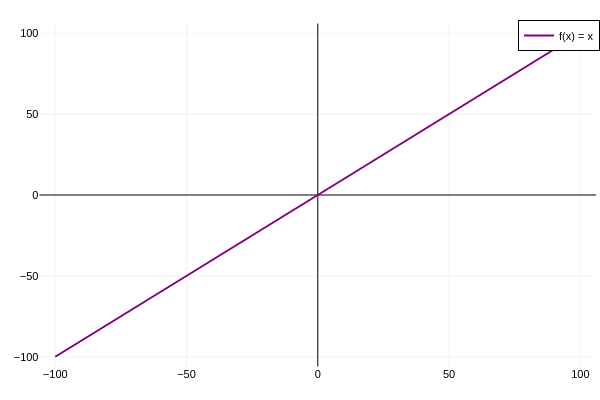

Notebook source saved alongside this figure:
### Markdown cell above
<a id="example-linear"></a>
#### Linear Function

**Mathematical Concept:**
A first-degree polynomial representing a constant rate of change.
$$ f(x) = x $$

**Modeling Objective:**
Visualize direct proportionality and linear mapping.

[↑ Back to Table of Contents](#table-of-contents)

### Code cell
x = -100:0.1:100
f(x) = x

plot(x, f(x), 
     label="f(x) = x",
     color=:purple, 
     lw=2,
     framestyle=:zerolines,
     grid=true)

### Figure 1 — Plotly figure (JSON) as saved in the notebook; plotly's stock layout.template omitted (floating-point values rounded to 4 significant figures; data arrays with more than 128 entries replaced by an {"elided": "..."} marker saying what was removed)
{"data": [{"colorbar": {"len": 0.9525, "title": "", "x": 0.9934, "y": 0.5139}, "legendgroup": "f(x) = x", "line": {"color": "rgba(128, 0, 128, 1.000)", "dash": "solid", "shape": "linear", "width": 2}, "mode": "lines", "name": "f(x) = x", "showlegend": true, "type": "scatter", "x": {"elided": "2001 float values"}, "xaxis": "x", "y": {"elided": "2001 float values"}, "yaxis": "y"}], "layout": {"annotations": [], "height": 400, "legend": {"bgcolor": "rgba(255, 255, 255, 1.000)", "bordercolor": "rgba(0, 0, 0, 1.000)", "borderwidth": 1, "font": {"color": "rgba(0, 0, 0, 1.000)", "family": "sans-serif", "size": 11}, "title": {"font": {"color": "rgba(0, 0, 0, 1.000)", "family": "sans-serif", "size": 15}, "text": ""}, "tracegroupgap": 0, "traceorder": "normal", "x": 1, "xanchor": "auto", "y": 1, "yanchor": "auto"}, "margin": {"b": 20, "l": 0, "r": 0, "t": 20}, "paper_bgcolor": "rgba(255, 255, 255, 1.000)", "plot_bgcolor": "rgba(255, 255, 255, 1.000)", "showlegend": true, "width": 600, "xaxis": {"anchor": "y", "domain": [0.06582, 0.9934], "gridcolor": "rgba(0, 0, 0, 0.100)", "gridwidth": 0.5, "linecolor": "rgba(0, 0, 0, 1.000)", "mirror": false, "range": [-106, 106], "showgrid": true, "showline": false, "showticklabels": true, "tickangle": 0, "tickcolor": "rgba(0, 0, 0, 0.000)", "tickfont": {"color": "rgba(0, 0, 0, 1.000)", "family": "sans-serif", "size": 11}, "tickmode": "array", "ticks": "inside", "ticktext": ["−100", "−50", "0", "50", "100"], "tickvals": [-100, -50, 0, 50, 100], "title": "", "titlefont": {"color": "rgba(0, 0, 0, 1.000)", "family": "sans-serif", "size": 15}, "type": "-", "visible": true, "zeroline": true, "zerolinecolor": "rgba(0, 0, 0, 1.000)"}, "yaxis": {"anchor": "x", "domain": [0.03762, 0.9902], "gridcolor": "rgba(0, 0, 0, 0.100)", "gridwidth": 0.5, "linecolor": "rgba(0, 0, 0, 1.000)", "mirror": false, "range": [-106, 106], "showgrid": true, "showline": false, "showticklabels": true, "tickangle": 0, "tickcolor": "rgba(0, 0, 0, 0.000)", "tickfont": {"color": "rgba(0, 0, 0, 1.000)", "family": "sans-serif", "size": 11}, "tickmode": "array", "ticks": "inside", "ticktext": ["−100", "−50", "0", "50", "100"], "tickvals": [-100, -50, 0, 50, 100], "title": "", "titlefont": {"color": "rgba(0, 0, 0, 1.000)", "family": "sans-serif", "size": 15}, "type": "-", "visible": true, "zeroline": true, "zerolinecolor": "rgba(0, 0, 0, 1.000)"}}}
